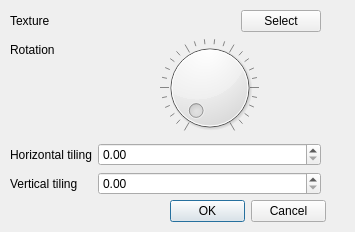
<?xml version="1.0" encoding="UTF-8"?>
<ui version="4.0">
 <class>TextureDialog</class>
 <widget class="QDialog" name="TextureDialog">
  <property name="geometry">
   <rect>
    <x>0</x>
    <y>0</y>
    <width>355</width>
    <height>232</height>
   </rect>
  </property>
  <property name="windowTitle">
   <string>Dialog</string>
  </property>
  <widget class="QDialogButtonBox" name="buttonBox">
   <property name="geometry">
    <rect>
     <x>170</x>
     <y>200</y>
     <width>156</width>
     <height>23</height>
    </rect>
   </property>
   <property name="orientation">
    <enum>Qt::Horizontal</enum>
   </property>
   <property name="standardButtons">
    <set>QDialogButtonBox::Cancel|QDialogButtonBox::Ok</set>
   </property>
  </widget>
  <widget class="QWidget" name="">
   <property name="geometry">
    <rect>
     <x>10</x>
     <y>10</y>
     <width>311</width>
     <height>185</height>
    </rect>
   </property>
   <layout class="QFormLayout" name="formLayout">
    <item row="1" column="0">
     <widget class="QLabel" name="label_3">
      <property name="text">
       <string>Rotation</string>
      </property>
     </widget>
    </item>
    <item row="1" column="1">
     <widget class="QDial" name="dialRotation">
      <property name="sizePolicy">
       <sizepolicy hsizetype="Preferred" vsizetype="Fixed">
        <horstretch>0</horstretch>
        <verstretch>0</verstretch>
       </sizepolicy>
      </property>
      <property name="sliderPosition">
       <number>0</number>
      </property>
      <property name="orientation">
       <enum>Qt::Horizontal</enum>
      </property>
      <property name="wrapping">
       <bool>false</bool>
      </property>
      <property name="notchesVisible">
       <bool>true</bool>
      </property>
     </widget>
    </item>
    <item row="2" column="0">
     <widget class="QLabel" name="label_5">
      <property name="text">
       <string>Horizontal tiling</string>
      </property>
     </widget>
    </item>
    <item row="2" column="1">
     <widget class="QDoubleSpinBox" name="spnHorizontal"/>
    </item>
    <item row="3" column="0">
     <widget class="QLabel" name="label_4">
      <property name="text">
       <string>Vertical tiling</string>
      </property>
     </widget>
    </item>
    <item row="3" column="1">
     <widget class="QDoubleSpinBox" name="spnVertical"/>
    </item>
    <item row="0" column="0">
     <widget class="QLabel" name="label">
      <property name="text">
       <string>Texture</string>
      </property>
     </widget>
    </item>
    <item row="0" column="1">
     <layout class="QHBoxLayout" name="horizontalLayout">
      <item>
       <widget class="QLabel" name="label_2">
        <property name="text">
         <string/>
        </property>
       </widget>
      </item>
      <item>
       <widget class="QLabel" name="lblTextureFile">
        <property name="sizePolicy">
         <sizepolicy hsizetype="Expanding" vsizetype="Preferred">
          <horstretch>0</horstretch>
          <verstretch>0</verstretch>
         </sizepolicy>
        </property>
        <property name="text">
         <string/>
        </property>
       </widget>
      </item>
      <item>
       <widget class="QPushButton" name="btnSelectFile">
        <property name="sizePolicy">
         <sizepolicy hsizetype="Minimum" vsizetype="Minimum">
          <horstretch>0</horstretch>
          <verstretch>0</verstretch>
         </sizepolicy>
        </property>
        <property name="text">
         <string>Select</string>
        </property>
       </widget>
      </item>
     </layout>
    </item>
   </layout>
  </widget>
 </widget>
 <resources/>
 <connections>
  <connection>
   <sender>buttonBox</sender>
   <signal>accepted()</signal>
   <receiver>TextureDialog</receiver>
   <slot>accept()</slot>
   <hints>
    <hint type="sourcelabel">
     <x>325</x>
     <y>214</y>
    </hint>
    <hint type="destinationlabel">
     <x>157</x>
     <y>231</y>
    </hint>
   </hints>
  </connection>
  <connection>
   <sender>buttonBox</sender>
   <signal>rejected()</signal>
   <receiver>TextureDialog</receiver>
   <slot>reject()</slot>
   <hints>
    <hint type="sourcelabel">
     <x>325</x>
     <y>220</y>
    </hint>
    <hint type="destinationlabel">
     <x>286</x>
     <y>231</y>
    </hint>
   </hints>
  </connection>
  <connection>
   <sender>btnSelectFile</sender>
   <signal>clicked()</signal>
   <receiver>TextureDialog</receiver>
   <slot>textureSelect()</slot>
   <hints>
    <hint type="sourcelabel">
     <x>271</x>
     <y>26</y>
    </hint>
    <hint type="destinationlabel">
     <x>192</x>
     <y>8</y>
    </hint>
   </hints>
  </connection>
 </connections>
 <slots>
  <slot>textureSelect()</slot>
 </slots>
</ui>
